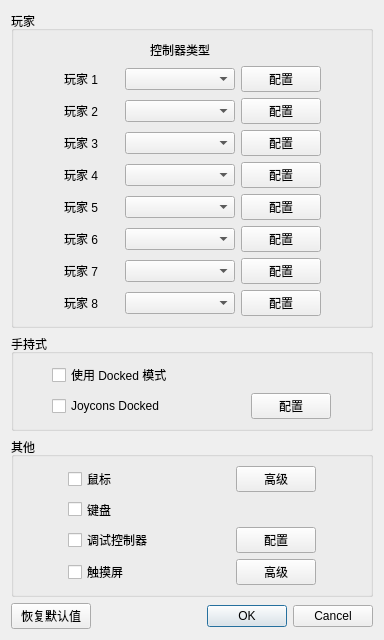
<?xml version="1.0" encoding="UTF-8"?>
<ui version="4.0">
 <class>ConfigureInput</class>
 <widget class="QDialog" name="ConfigureInput">
  <property name="geometry">
   <rect>
    <x>0</x>
    <y>0</y>
    <width>384</width>
    <height>576</height>
   </rect>
  </property>
  <property name="windowTitle">
   <string>自定义输入法设置</string>
  </property>
  <layout class="QVBoxLayout" name="verticalLayout_5">
   <item>
    <layout class="QVBoxLayout" name="verticalLayout">
     <item>
      <widget class="QGroupBox" name="gridGroupBox_1">
       <property name="title">
        <string>玩家</string>
       </property>
       <layout class="QGridLayout" name="gridLayout">
        <item row="1" column="2">
         <widget class="QComboBox" name="player1_combobox">
          <property name="minimumSize">
           <size>
            <width>110</width>
            <height>0</height>
           </size>
          </property>
         </widget>
        </item>
        <item row="1" column="3">
         <widget class="QPushButton" name="player1_configure">
          <property name="text">
           <string>配置</string>
          </property>
         </widget>
        </item>
        <item row="0" column="2">
         <widget class="QLabel" name="label">
          <property name="text">
           <string>控制器类型</string>
          </property>
          <property name="alignment">
           <set>Qt::AlignCenter</set>
          </property>
         </widget>
        </item>
        <item row="2" column="2">
         <widget class="QComboBox" name="player2_combobox">
          <property name="minimumSize">
           <size>
            <width>110</width>
            <height>0</height>
           </size>
          </property>
         </widget>
        </item>
        <item row="3" column="2">
         <widget class="QComboBox" name="player3_combobox">
          <property name="minimumSize">
           <size>
            <width>110</width>
            <height>0</height>
           </size>
          </property>
         </widget>
        </item>
        <item row="4" column="2">
         <widget class="QComboBox" name="player4_combobox">
          <property name="minimumSize">
           <size>
            <width>110</width>
            <height>0</height>
           </size>
          </property>
         </widget>
        </item>
        <item row="5" column="2">
         <widget class="QComboBox" name="player5_combobox">
          <property name="minimumSize">
           <size>
            <width>110</width>
            <height>0</height>
           </size>
          </property>
         </widget>
        </item>
        <item row="6" column="2">
         <widget class="QComboBox" name="player6_combobox">
          <property name="minimumSize">
           <size>
            <width>110</width>
            <height>0</height>
           </size>
          </property>
         </widget>
        </item>
        <item row="7" column="2">
         <widget class="QComboBox" name="player7_combobox">
          <property name="minimumSize">
           <size>
            <width>110</width>
            <height>0</height>
           </size>
          </property>
         </widget>
        </item>
        <item row="8" column="2">
         <widget class="QComboBox" name="player8_combobox">
          <property name="minimumSize">
           <size>
            <width>110</width>
            <height>0</height>
           </size>
          </property>
         </widget>
        </item>
        <item row="2" column="3">
         <widget class="QPushButton" name="player2_configure">
          <property name="text">
           <string>配置</string>
          </property>
         </widget>
        </item>
        <item row="3" column="3">
         <widget class="QPushButton" name="player3_configure">
          <property name="text">
           <string>配置</string>
          </property>
         </widget>
        </item>
        <item row="4" column="3">
         <widget class="QPushButton" name="player4_configure">
          <property name="text">
           <string>配置</string>
          </property>
         </widget>
        </item>
        <item row="5" column="3">
         <widget class="QPushButton" name="player5_configure">
          <property name="text">
           <string>配置</string>
          </property>
         </widget>
        </item>
        <item row="6" column="3">
         <widget class="QPushButton" name="player6_configure">
          <property name="text">
           <string>配置</string>
          </property>
         </widget>
        </item>
        <item row="7" column="3">
         <widget class="QPushButton" name="player7_configure">
          <property name="text">
           <string>配置</string>
          </property>
         </widget>
        </item>
        <item row="8" column="3">
         <widget class="QPushButton" name="player8_configure">
          <property name="text">
           <string>配置</string>
          </property>
         </widget>
        </item>
        <item row="0" column="0">
         <spacer name="horizontalSpacer">
          <property name="orientation">
           <enum>Qt::Horizontal</enum>
          </property>
          <property name="sizeHint" stdset="0">
           <size>
            <width>40</width>
            <height>20</height>
           </size>
          </property>
         </spacer>
        </item>
        <item row="0" column="4">
         <spacer name="horizontalSpacer_2">
          <property name="orientation">
           <enum>Qt::Horizontal</enum>
          </property>
          <property name="sizeHint" stdset="0">
           <size>
            <width>40</width>
            <height>20</height>
           </size>
          </property>
         </spacer>
        </item>
        <item row="1" column="1">
         <widget class="QLabel" name="label_3">
          <property name="minimumSize">
           <size>
            <width>55</width>
            <height>0</height>
           </size>
          </property>
          <property name="text">
           <string>玩家 1</string>
          </property>
         </widget>
        </item>
        <item row="2" column="1">
         <widget class="QLabel" name="label_4">
          <property name="text">
           <string>玩家 2</string>
          </property>
         </widget>
        </item>
        <item row="3" column="1">
         <widget class="QLabel" name="label_5">
          <property name="text">
           <string>玩家 3</string>
          </property>
         </widget>
        </item>
        <item row="4" column="1">
         <widget class="QLabel" name="label_6">
          <property name="text">
           <string>玩家 4</string>
          </property>
         </widget>
        </item>
        <item row="5" column="1">
         <widget class="QLabel" name="label_7">
          <property name="text">
           <string>玩家 5</string>
          </property>
         </widget>
        </item>
        <item row="6" column="1">
         <widget class="QLabel" name="label_8">
          <property name="text">
           <string>玩家 6</string>
          </property>
         </widget>
        </item>
        <item row="7" column="1">
         <widget class="QLabel" name="label_9">
          <property name="text">
           <string>玩家 7</string>
          </property>
         </widget>
        </item>
        <item row="8" column="1">
         <widget class="QLabel" name="label_10">
          <property name="text">
           <string>玩家 8</string>
          </property>
         </widget>
        </item>
       </layout>
      </widget>
     </item>
     <item>
      <widget class="QGroupBox" name="gridGroupBox_2">
       <property name="title">
        <string>手持式</string>
       </property>
       <layout class="QGridLayout" name="gridLayout_2">
        <item row="1" column="2">
         <spacer name="horizontalSpacer_5">
          <property name="orientation">
           <enum>Qt::Horizontal</enum>
          </property>
          <property name="sizeType">
           <enum>QSizePolicy::Fixed</enum>
          </property>
          <property name="sizeHint" stdset="0">
           <size>
            <width>72</width>
            <height>20</height>
           </size>
          </property>
         </spacer>
        </item>
        <item row="1" column="4">
         <spacer name="horizontalSpacer_4">
          <property name="orientation">
           <enum>Qt::Horizontal</enum>
          </property>
          <property name="sizeHint" stdset="0">
           <size>
            <width>40</width>
            <height>20</height>
           </size>
          </property>
         </spacer>
        </item>
        <item row="1" column="3">
         <widget class="QPushButton" name="handheld_configure">
          <property name="text">
           <string>配置</string>
          </property>
         </widget>
        </item>
        <item row="1" column="0">
         <spacer name="horizontalSpacer_3">
          <property name="orientation">
           <enum>Qt::Horizontal</enum>
          </property>
          <property name="sizeHint" stdset="0">
           <size>
            <width>40</width>
            <height>20</height>
           </size>
          </property>
         </spacer>
        </item>
        <item row="1" column="1">
         <widget class="QCheckBox" name="handheld_connected">
          <property name="text">
           <string>Joycons Docked</string>
          </property>
         </widget>
        </item>
        <item row="0" column="1">
         <widget class="QCheckBox" name="use_docked_mode">
          <property name="text">
           <string>使用 Docked 模式</string>
          </property>
         </widget>
        </item>
       </layout>
      </widget>
     </item>
     <item>
      <widget class="QGroupBox" name="gridGroupBox_3">
       <property name="title">
        <string>其他</string>
       </property>
       <layout class="QGridLayout" name="gridLayout_3">
        <item row="1" column="1">
         <widget class="QCheckBox" name="keyboard_enabled">
          <property name="minimumSize">
           <size>
            <width>0</width>
            <height>23</height>
           </size>
          </property>
          <property name="text">
           <string>键盘</string>
          </property>
         </widget>
        </item>
        <item row="2" column="1">
         <widget class="QCheckBox" name="debug_enabled">
          <property name="text">
           <string>调试控制器</string>
          </property>
         </widget>
        </item>
        <item row="3" column="1">
         <widget class="QCheckBox" name="touchscreen_enabled">
          <property name="text">
           <string>触摸屏</string>
          </property>
         </widget>
        </item>
        <item row="0" column="1">
         <widget class="QCheckBox" name="mouse_enabled">
          <property name="minimumSize">
           <size>
            <width>0</width>
            <height>23</height>
           </size>
          </property>
          <property name="text">
           <string>鼠标</string>
          </property>
         </widget>
        </item>
        <item row="0" column="4">
         <spacer name="horizontalSpacer_7">
          <property name="orientation">
           <enum>Qt::Horizontal</enum>
          </property>
          <property name="sizeHint" stdset="0">
           <size>
            <width>40</width>
            <height>20</height>
           </size>
          </property>
         </spacer>
        </item>
        <item row="0" column="2">
         <spacer name="horizontalSpacer_8">
          <property name="orientation">
           <enum>Qt::Horizontal</enum>
          </property>
          <property name="sizeType">
           <enum>QSizePolicy::Fixed</enum>
          </property>
          <property name="sizeHint" stdset="0">
           <size>
            <width>76</width>
            <height>20</height>
           </size>
          </property>
         </spacer>
        </item>
        <item row="0" column="0">
         <spacer name="horizontalSpacer_6">
          <property name="orientation">
           <enum>Qt::Horizontal</enum>
          </property>
          <property name="sizeHint" stdset="0">
           <size>
            <width>40</width>
            <height>20</height>
           </size>
          </property>
         </spacer>
        </item>
        <item row="3" column="3">
         <widget class="QPushButton" name="touchscreen_advanced">
          <property name="text">
           <string>高级</string>
          </property>
         </widget>
        </item>
        <item row="2" column="3">
         <widget class="QPushButton" name="debug_configure">
          <property name="text">
           <string>配置</string>
          </property>
         </widget>
        </item>
        <item row="0" column="3">
         <widget class="QPushButton" name="mouse_advanced">
          <property name="text">
           <string>高级</string>
          </property>
         </widget>
        </item>
       </layout>
      </widget>
     </item>
     <item>
      <spacer name="verticalSpacer">
       <property name="orientation">
        <enum>Qt::Vertical</enum>
       </property>
       <property name="sizeHint" stdset="0">
        <size>
         <width>20</width>
         <height>40</height>
        </size>
       </property>
      </spacer>
     </item>
     <item>
      <layout class="QHBoxLayout" name="horizontalLayout">
       <item>
        <widget class="QPushButton" name="restore_defaults_button">
         <property name="text">
          <string>恢复默认值</string>
         </property>
        </widget>
       </item>
       <item>
        <spacer name="horizontalSpacer_9">
         <property name="orientation">
          <enum>Qt::Horizontal</enum>
         </property>
         <property name="sizeHint" stdset="0">
          <size>
           <width>40</width>
           <height>20</height>
          </size>
         </property>
        </spacer>
       </item>
       <item>
        <widget class="QDialogButtonBox" name="buttonBox">
         <property name="standardButtons">
          <set>QDialogButtonBox::Cancel|QDialogButtonBox::Ok</set>
         </property>
        </widget>
       </item>
      </layout>
     </item>
    </layout>
   </item>
  </layout>
 </widget>
 <resources/>
 <connections>
  <connection>
   <sender>buttonBox</sender>
   <signal>accepted()</signal>
   <receiver>ConfigureInput</receiver>
   <slot>accept()</slot>
   <hints>
    <hint type="sourcelabel">
     <x>294</x>
     <y>553</y>
    </hint>
    <hint type="destinationlabel">
     <x>191</x>
     <y>287</y>
    </hint>
   </hints>
  </connection>
  <connection>
   <sender>buttonBox</sender>
   <signal>rejected()</signal>
   <receiver>ConfigureInput</receiver>
   <slot>reject()</slot>
   <hints>
    <hint type="sourcelabel">
     <x>294</x>
     <y>553</y>
    </hint>
    <hint type="destinationlabel">
     <x>191</x>
     <y>287</y>
    </hint>
   </hints>
  </connection>
 </connections>
</ui>
